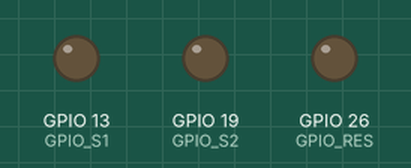
This program was run on a simulated Raspberry Pi (BCM pin numbers). Parts: output pins drawn as LEDs (lit = HIGH). At 72.6 s the program stops and its outputs stay as they are.

Above: at 0.7 s.
Timing chart, 0 to 40.0 s (numbered marks = the images above):
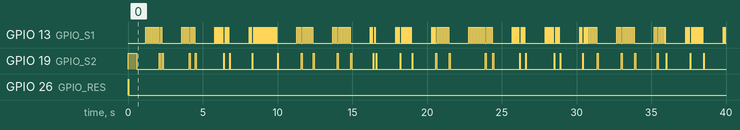

Measured:
- by itself, GPIO 26 (GPIO_RES): LOW → HIGH at 0.00 s, → LOW 0.05 s later

The program:

ht46f47_program1.py
```python
#!/usr/bin/python3

# HT46F47 TPS micro controller programmer in Python
# by Daniel Marschall
# Revision 23 May 2020
# Licensed under the terms of the Apache 2.0 license

# This script helps you programming the HT46F47 TPS micro controller
# The PINs Reset, S1 and S2 are connected to the collectors of transistors,
# where the emitter is connected to ground and the base is connected to a GPIO pin.
# Therefore, the Raspberry Pi can control the reset, S1 and S2 functionalities
# to automatically program the micro controller.

# Note: If the programming fails, you could try increasing the sleep times.
# The following values did work for me, but for larger programs, there could be
# an asynchronity during the programming.

import RPi.GPIO as GPIO
import time

GPIO_S1  = 13
GPIO_S2  = 19
GPIO_RES = 26

GPIO.setwarnings(False)
GPIO.setmode(GPIO.BCM)
GPIO.setup(GPIO_S1,  GPIO.OUT)
GPIO.setup(GPIO_S2,  GPIO.OUT)
GPIO.setup(GPIO_RES, GPIO.OUT)

def do_exit():
	GPIO.output(GPIO_S1,  GPIO.LOW)
	GPIO.output(GPIO_S2,  GPIO.LOW)
	GPIO.output(GPIO_RES, GPIO.LOW)

def signal_handler(signal, frame):
	do_exit()
	sys.exit(0)

def pressButton(pin):
	# 0.025 ist zu gering... da kommt der controller nicht hinterher
	# 0.050 funktioniert
	GPIO.output(pin, GPIO.HIGH)
	time.sleep(0.050)
	GPIO.output(pin, GPIO.LOW)
	time.sleep(0.050)

def writeCommandDataPair(befehl, daten):
	#time.sleep(0.050) # Sicherheits-Puffer
	time.sleep(0.300)  # Adresse (untere vier Bit) anzeigen, 300ms
	time.sleep(0.300)  # Anzeige aus, 300ms
	#time.sleep(0.050) # Befehl anzeigen (Sicherheits-Puffer)
	pressButton(GPIO_S1)    # Programmiermodus starten
	for dummy in range(0, befehl):
		pressButton(GPIO_S1) # Befehl eingeben
	pressButton(GPIO_S2)    # Weiter zu den Daten
	#time.sleep(0.050) # Daten anzeigen (Sicherheits-Puffer)
	pressButton(GPIO_S1)    # Programmiermodus starten
	for dummy in range(0, daten):
		pressButton(GPIO_S1) # Daten eingeben
	pressButton(GPIO_S2)    # Fortfahren
	time.sleep(0.600)  # Byte einprogrammieren, 600ms
	#time.sleep(0.050) # Sicherheits-Puffer

def writeByte(byte):
	befehl = byte >> 4
	daten = byte & 0xF
	writeCommandDataPair(befehl, daten)

def startProgrammingMode():
	#time.sleep(0.050)  # Sicherheits-Puffer
	GPIO.output(GPIO_S2, GPIO.HIGH);
	pressButton(GPIO_RES)
	time.sleep(0.500)   # "etwa eine halbe Sekunde" (Handbuch Seite 19)
	#time.sleep(0.050)  # Sicherheits-Puffer
	GPIO.output(GPIO_S2, GPIO.LOW);
	#time.sleep(0.050)  # Sicherheits-Puffer

def resetController():
	pressButton(GPIO_RES)

# --------------------------------------------------------------------

startProgrammingMode()

writeByte(0x80) # 00     PAGE 0
writeByte(0x42) # 01(@1) SET A=2		; "2" means blink 3 times
writeByte(0x52) # 02     SET C=A
writeByte(0x1F) # 03(@2) LED 1111
writeByte(0x26) # 04     WAIT 100ms
writeByte(0x27) # 05     WAIT 200ms
writeByte(0x10) # 06     LED 0000
writeByte(0x26) # 07     WAIT 100ms
writeByte(0x27) # 08     WAIT 200ms
writeByte(0xA3) # 09     CTIMES <PAGE>3(@2)
writeByte(0x42) # 0A     SET A=2		; "2" means wander 3 times
writeByte(0x52) # 0B     SET C=A
writeByte(0x18) # 0C(@3) LED 1000
writeByte(0x27) # 0D     WAIT 200ms
writeByte(0x14) # 0E     LED 0100
writeByte(0x27) # 0F     WAIT 200ms
writeByte(0x12) # 10     LED 0010
writeByte(0x27) # 11     WAIT 200ms
writeByte(0x11) # 12     LED 0001
writeByte(0x27) # 13     WAIT 200ms
writeByte(0x12) # 14     LED 0010
writeByte(0x27) # 15     WAIT 200ms
writeByte(0x14) # 16     LED 0100
writeByte(0x27) # 17     WAIT 200ms
writeByte(0xAC) # 18     CTIMES <PAGE>C(@3)
writeByte(0x18) # 19     LED 1000
writeByte(0x27) # 1A     WAIT 200ms
writeByte(0x10) # 1B     LED 0000
writeByte(0x27) # 1C     WAIT 200ms
writeByte(0x91) # 1D     JUMP <PAGE>1(@1)

resetController() # Reset controller to run program

do_exit()
```
